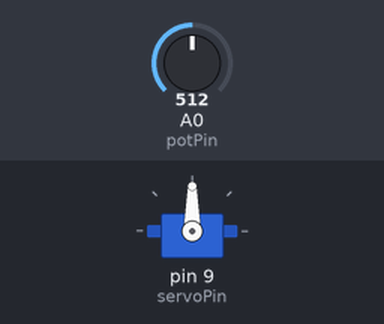
The sketch below on a simulated Arduino Uno, built with avr-gcc and run on an emulated ATmega328P. On the bench: servo. The test bench sets the inputs (shaded band); at power-on: A0 (potPin) = 512.

Above: at 1.2 s.
1.3 s: A0 (potPin) set to 716
At 2.5 s:
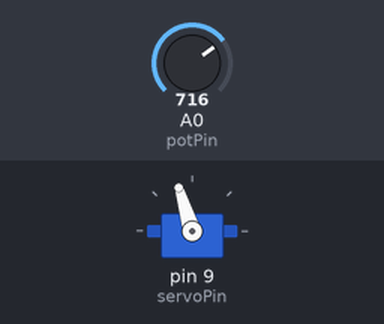
2.8 s: A0 (potPin) set to 900
At 3.5 s:
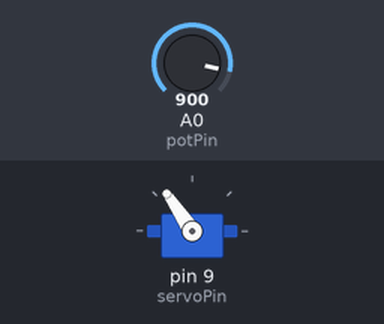
4.3 s: A0 (potPin) set to 306
At 5.5 s:
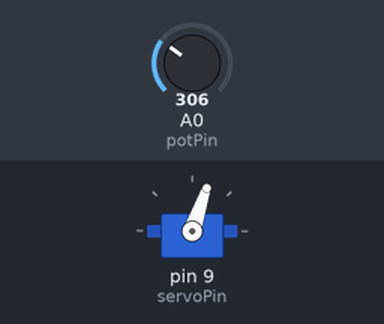
5.8 s: A0 (potPin) set to 125
At 6.4 s:
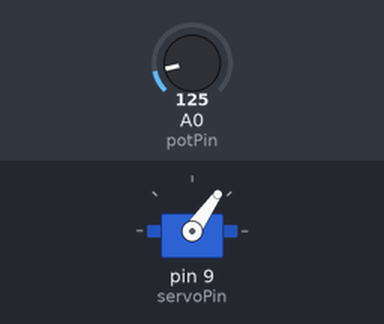
Timing chart, 0 to 8.3 s (numbered marks = the images above; inputs shaded):
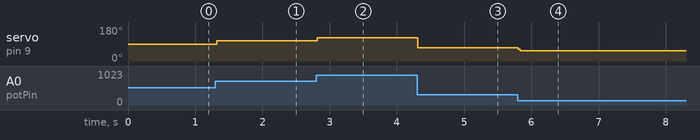

Measured:
- after the input at 1.3 s, servo on pin 9 (servoPin): 90° → 107° at once
- after the input at 2.8 s, servo on pin 9 (servoPin): 107° → 124° at once
- after the input at 4.3 s, servo on pin 9 (servoPin): 124° → 71° at once
- after the input at 5.8 s, servo on pin 9 (servoPin): 71° → 55° at once

The sketch:

potcode.ino
```cpp
#include <Servo.h>

Servo myServo;

const int servoPin = 9;     // servo signal on D9
const int potPin   = A0;    // potentiometer wiper on A0

// Angle limits
const int minAngle = 45;    // lower mechanical limit
const int maxAngle = 135;   // upper mechanical limit

// Optional smoothing / update settings
const int avgSamples = 10;  // moving-average window (reduce jitter)
const int updateMs   = 15;  // write interval to servo

int lastAngle = -1;

// Read potentiometer with simple moving average
int readPotAveraged(int samples) {
  long sum = 0;
  for (int i = 0; i < samples; i++) {
    sum += analogRead(potPin);
    delay(1); // tiny delay between samples
  }
  return sum / samples;
}

void setup() {
  // You can optionally set pulse width limits for your servo model:
  // myServo.attach(servoPin, 500, 2400); // microseconds (min, max)
  myServo.attach(servoPin);
}

void loop() {
  // 1) Read pot (0..1023) with averaging
  int raw = readPotAveraged(avgSamples);

  // 2) Map to desired angle range (45..135)
  int angle = map(raw, 0, 1023, minAngle, maxAngle);

  // 3) Safety clamp
  angle = constrain(angle, minAngle, maxAngle);

  // 4) Write only if changed to reduce unnecessary commands
  if (angle != lastAngle) {
    myServo.write(angle);
    lastAngle = angle;
  }

  delay(updateMs);
}
```
